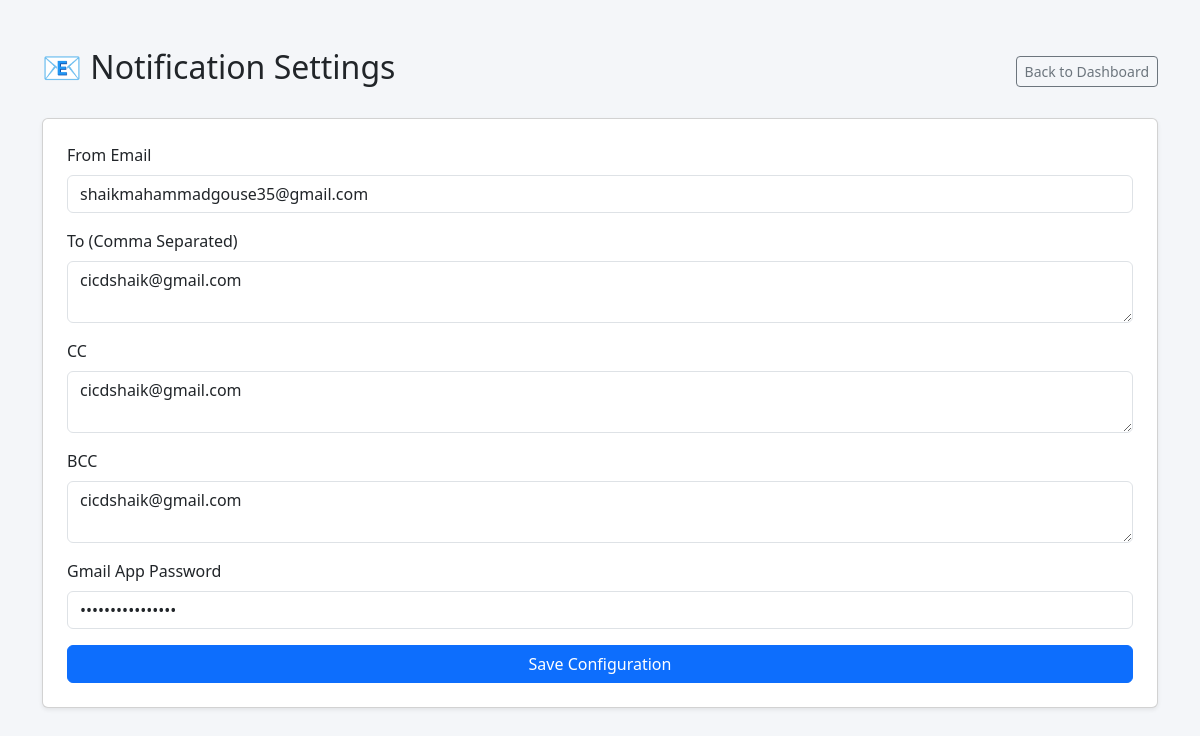
The app's page /notifications/ (signed in) with its own data.
### notifications/models.py (models this page shows, shortened)
class EmailConfig(models.Model):
    created_by = models.OneToOneField(User, on_delete=models.CASCADE)
    from_email = models.EmailField()
    notified = models.BooleanField(default=False)
    to_email = models.TextField(help_text="Comma separated emails")
    cc_email = models.TextField(blank=True, null=True)
    bcc_email = models.TextField(blank=True, null=True)
    app_password = models.CharField(max_length=255)
    created_at = models.DateTimeField(auto_now_add=True)

### notifications/views.py (the view)
# urls.py: path('', views.notification_dashboard, name='notifications'),
@login_required
def notification_dashboard(request):
    config = EmailConfig.objects.filter(created_by=request.user).first()
    return render(request, "notifications/dashboard.html", {
        "config": config
    })

### notifications/templates/notifications/dashboard.html (shortened to what this page needs)
<!DOCTYPE html>
<html>
<head>
    <link href="https://cdn.jsdelivr.net/npm/bootstrap@5.3.2/dist/css/bootstrap.min.css" rel="stylesheet">
</head>
<body style="background:#f4f6f9">
<div class="container mt-5">
    <div class="d-flex justify-content-between align-items-center mb-4">
        <h2>📧 Notification Settings</h2>
        <a href="/" class="btn btn-outline-secondary btn-sm">Back to Dashboard</a>
    </div>
    <div class="card p-4 shadow-sm">
        <form method="POST" action="{% url 'save_notification_config' %}">
            <div class="mb-3">
                <label class="form-label">From Email</label>
                <input type="email" name="from_email"
                       class="form-control"
                       value="{{ config.from_email }}"
                       required>
            </div>
            <div class="mb-3">
                <label class="form-label">To (Comma Separated)</label>
                <textarea name="to_email" class="form-control" required>{{ config.to_email }}</textarea>
            </div>
            <div class="mb-3">
                <label class="form-label">CC</label>
                <textarea name="cc_email" class="form-control">{{ config.cc_email }}</textarea>
            </div>
            <div class="mb-3">
                <label class="form-label">BCC</label>
                <textarea name="bcc_email" class="form-control">{{ config.bcc_email }}</textarea>
            </div>
            <div class="mb-3">
                <label class="form-label">Gmail App Password</label>
                <input type="password"
                       name="app_password"
                       class="form-control"
                       value="{{ config.app_password }}"
                       required>
            </div>
            <button type="submit" class="btn btn-primary w-100">
                Save Configuration
            </button>
        </form>
    </div>
</div>
</body>
</html>

### records on screen
EmailConfig: from_email "shaikmahammadgouse35@gmail.com", to_email "cicdshaik@gmail.com", cc_email "cicdshaik@gmail.com", bcc_email "cicdshaik@gmail.com"
